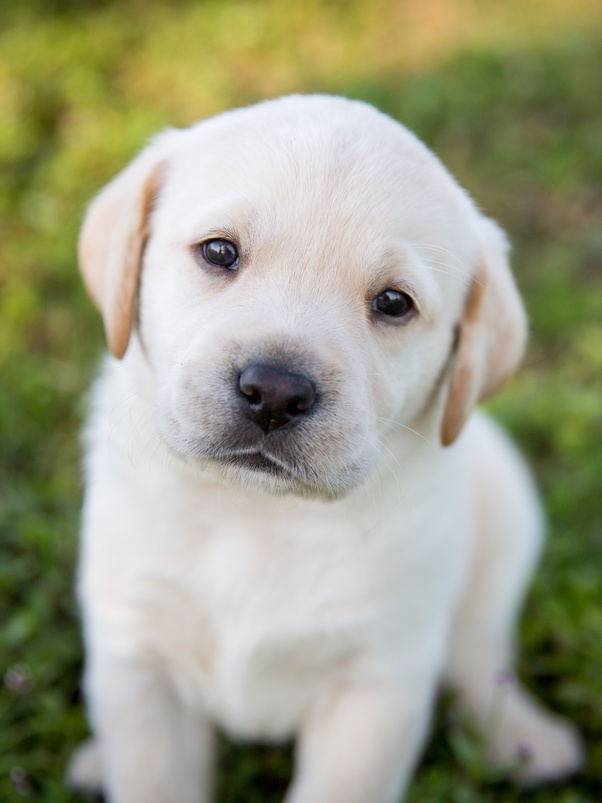
#> input picture ARCHANAT11/CO1/dog.jpg, 602 x 803 px
$ jupyter execute 4matrixtransformation.ipynb
#> lines starting #> are read from the running program, lines starting #| are printed output that depends on the picture
[cell 1]
import numpy as np
from PIL import Image
from scipy import ndimage
from matplotlib import pyplot as plt
a=Image.open('dog.jpg')
#> a is the input picture: PIL image 602x803 RGB; mean R, G, B 156.7, 157.9, 133.1
plt.imshow(a)

[cell 2]
b=np.array(a)
c=ndimage.rotate(b,180)
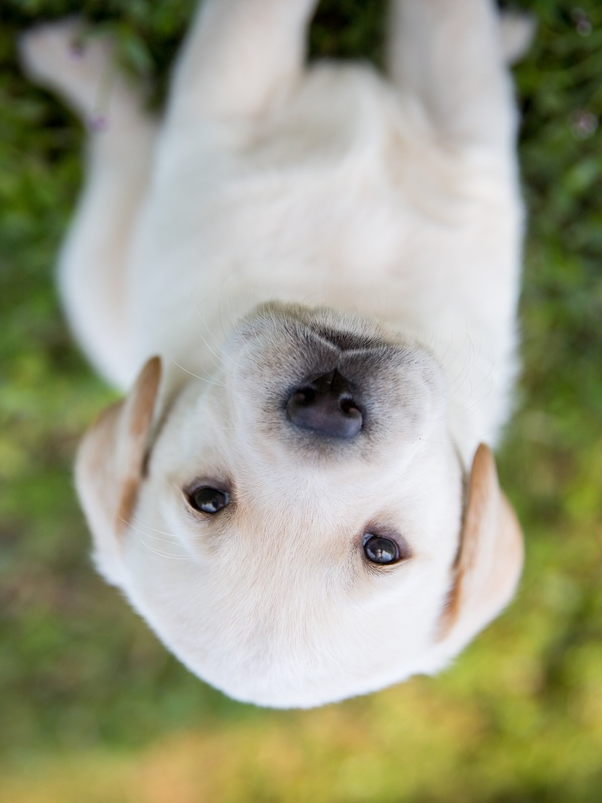
#> c: shape (803, 602, 3); mean R, G, B 156.7, 157.9, 133.1
plt.imshow(c)

[cell 3]
z=ndimage.zoom(b,(0.4,0.4,1))
d=Image.fromarray(z)
plt.imshow(d)

[cell 4]
p=np.array([[1,0.5,0],[0,1,0],[0,0,1]])
x=ndimage.affine_transform(b,p)
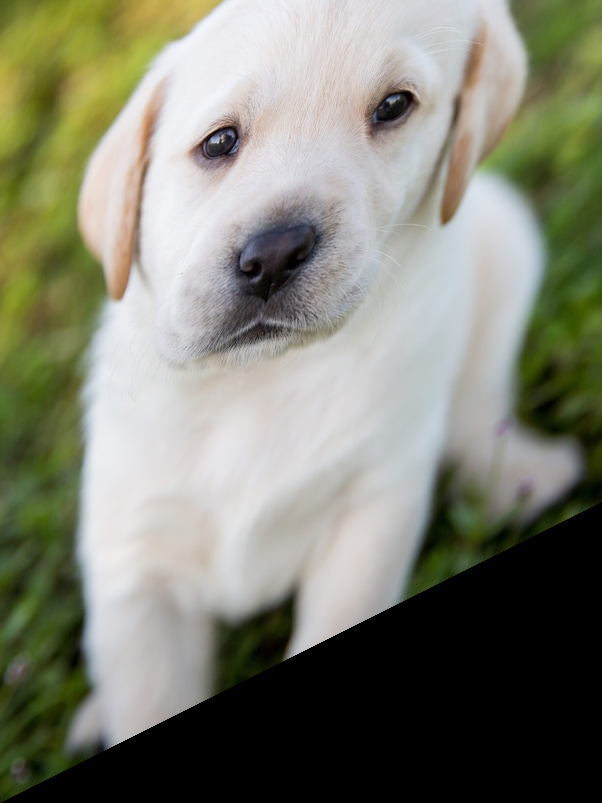
#> x: shape (803, 602, 3); mean R, G, B 128.6, 130.1, 115.1
y=Image.fromarray(x)
plt.imshow(y)
